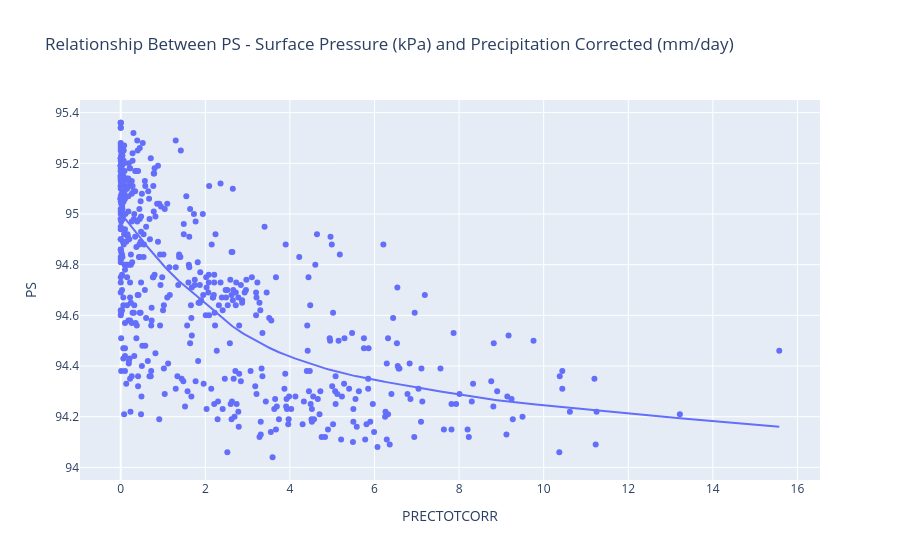

Notebook code for this chart:
### Markdown cell above
## Relationship Between PS - Surface Pressure (kPa) and Precipitation

### Code cell
fig = px.scatter(data_frame=district, 
    x = "PRECTOTCORR", 
    y="PS",
    trendline=trendline_param,
    title="Relationship Between PS - Surface Pressure (kPa) and Precipitation Corrected (mm/day) ")

fig.show()

### Figure 1 — Plotly figure (JSON) as saved in the notebook; plotly's stock layout.template omitted (floating-point values rounded to 4 significant figures; data arrays with more than 128 entries replaced by an {"elided": "..."} marker saying what was removed)
{"data": [{"hovertemplate": "PRECTOTCORR=%{x}<br>PS=%{y}<extra></extra>", "legendgroup": "", "marker": {"color": "#636efa", "symbol": "circle"}, "mode": "markers", "name": "", "orientation": "v", "showlegend": false, "type": "scatter", "x": {"elided": "533 float values"}, "xaxis": "x", "y": {"elided": "533 float values"}, "yaxis": "y"}, {"hovertemplate": "<b>LOWESS trendline</b><br><br>PRECTOTCORR=%{x}<br>PS=%{y} <b>(trend)</b><extra></extra>", "legendgroup": "", "marker": {"color": "#636efa", "symbol": "circle"}, "mode": "lines", "name": "", "showlegend": false, "type": "scatter", "x": {"elided": "533 float values"}, "xaxis": "x", "y": {"elided": "533 float values"}, "yaxis": "y"}], "layout": {"legend": {"tracegroupgap": 0}, "title": {"text": "Relationship Between PS - Surface Pressure (kPa) and Precipitation Corrected (mm/day) "}, "xaxis": {"anchor": "y", "domain": [0, 1], "title": {"text": "PRECTOTCORR"}}, "yaxis": {"anchor": "x", "domain": [0, 1], "title": {"text": "PS"}}}}
